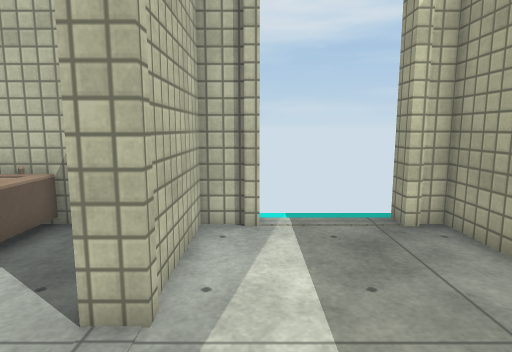
View 1 (above)

12 first-person views from a walk through a scene from a Unity 3-D project. The camera is 1.2 m above the floor, tilts 8° down and sees 75° across. Doors are open. The floor is counted in squares, 0.5 m on a side. Each view is taken from the middle of a square. On the plan, view 1 faces up. The plan holds only what a view shows up to about 20 squares ahead; the rest is blank. The player character is not drawn. Surface patterns are stand-ins for the level's own textures.

View 2
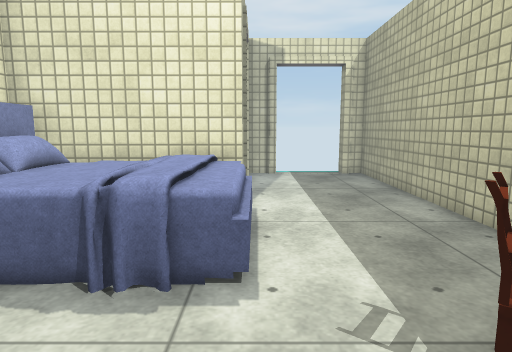

View 3
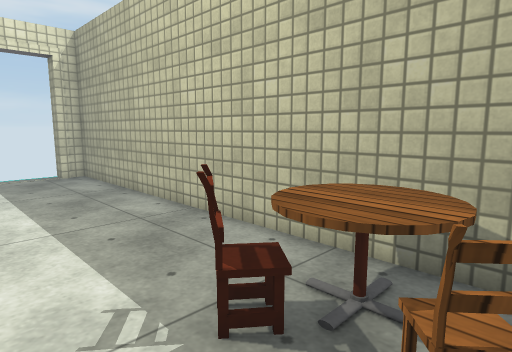

View 4
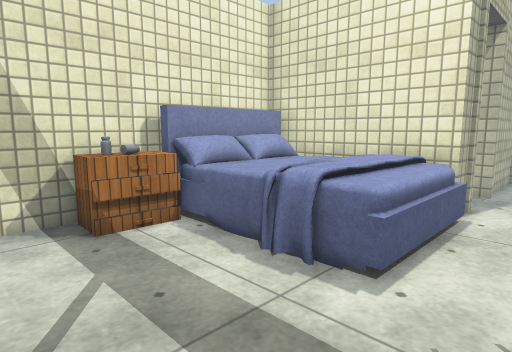

View 5
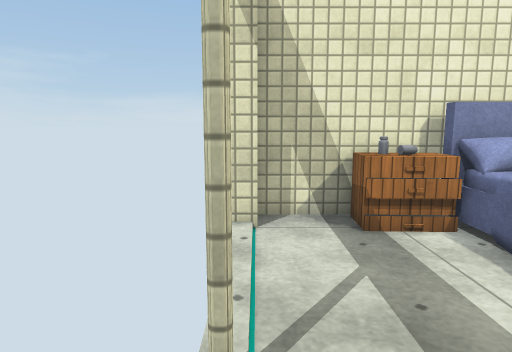

View 6
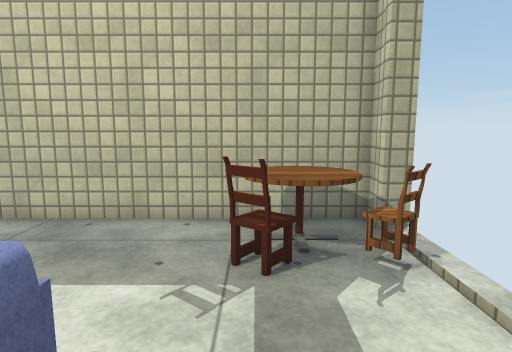

View 7
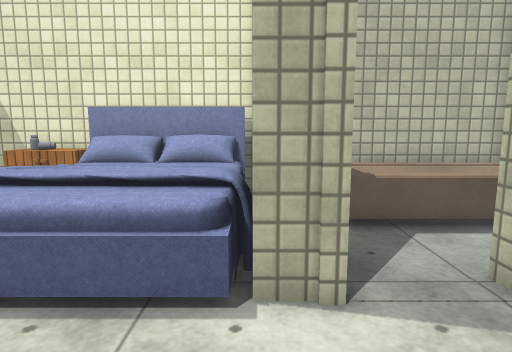

View 8
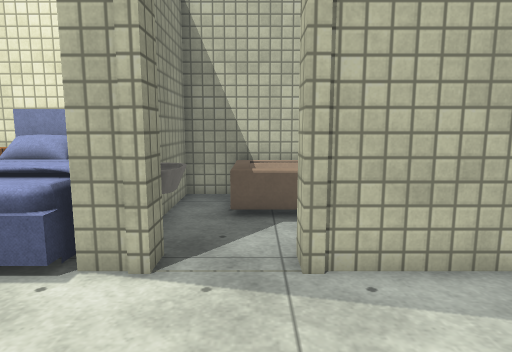

View 9
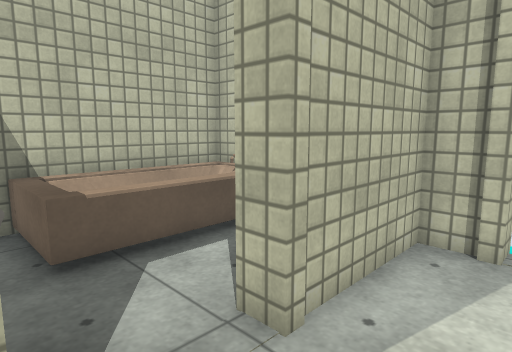

View 10
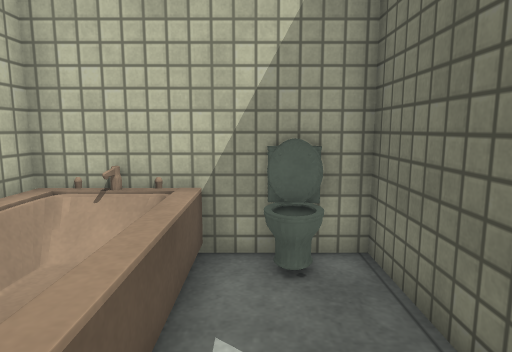

View 11
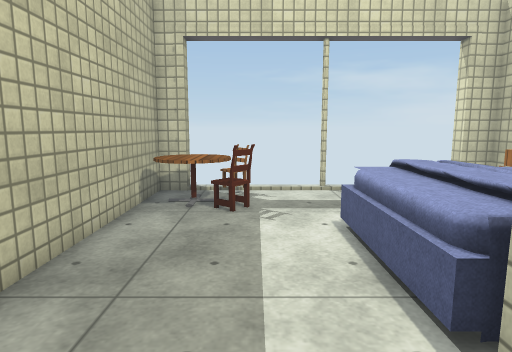

View 12
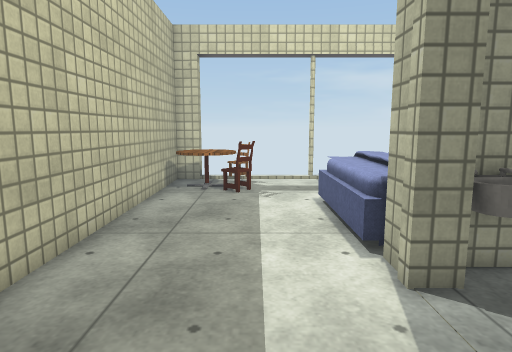

### Floor plan
Points are (right, up) in squares from view 1. A wall is a line through its corners. A room is listed if a view was taken in it or the views show most of it. See-through windows are left out.
Room 1 (views 1, 2, 3, 4, 5, 6, 7, 8, 9, 11, 12)
walls: (-1.4, 1.2) (-1.4, 0) (-8.2, 0) (-8.2, -10) (-7, -10) (-7, -10.8); (3.7, -10.8) (3.7, -10) (4.8, -10) (4.8, 8.3) (4.1, 8.3); (0.1, 8.1) (-0.4, 8.1); (-0.2, 8.3) (-1.4, 8.3) (-1.4, 3.8); (4.1, 8.1) (3.7, 8.1) (3.7, 9)
low walls: (0.1, 9) (0.1, 8.1)
ways out: opening at (-1.5, 2.5) to room 2; open door at (2, 9)
objects: bottle (-7, -7); bottle (-7, -6); nightstand (-7, -5); bed (-7, -3); bed (-6, -5) to (-2, -5); chair (1, -7); chair (2, -10); table (2, -9) to (4, -7)
Room 2 (view 10)
walls: (-1.8, 4.6) (-1.8, 8.3) (-5.5, 8.3); (-1.4, 3.8) (-2.2, 3.8); (-2.2, 1.2) (-1.4, 1.2); (-3.4, 0.4) (-2.6, 0.4); (-8.2, 2.6) (-8.2, 0.4) (-4.9, 0.4)
ways out: opening at (-1.5, 2.5) to room 1
objects: tub (-8, 2) to (-5, 8); toilet (-3, 8)

Positions as (right, up) in squares from view 1, and headings:
1: (0, 0), facing up
2: (-1, -10), facing up
3: (-1, -10), facing up-right
4: (1, -10), facing up-left
5: (1, -10), facing left
6: (-4, -7), facing right
7: (3, 0), facing left
8: (4, 3), facing left
9: (1, 1), facing up-left
10: (-4, 2), facing up
11: (1, 3), facing down
12: (1, 6), facing down
